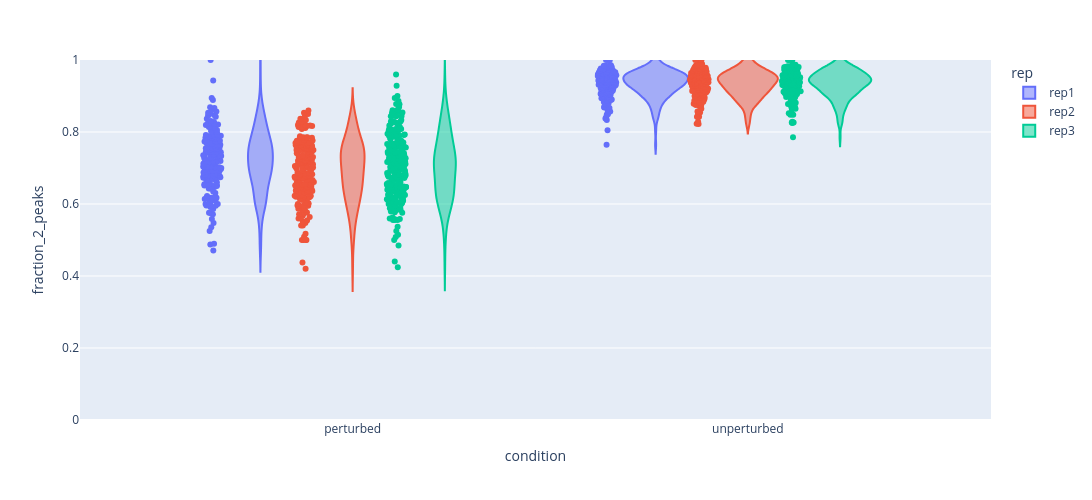

The cell this chart's notebook holds for it:
### Code cell
f = px.violin(filtered_tagged, x='condition', y='fraction_2_peaks', points='all', range_y=[0,1], width=1200, hover_data=['fname', 'z'], height=500, color='rep')
f.write_html('C' + str(channel) + '_Perturbed_vs_Unperturbed.html')
f

### Figure 1 — Plotly figure (JSON) as saved in the notebook; plotly's stock layout.template omitted (floating-point values rounded to 4 significant figures; data arrays with more than 128 entries replaced by an {"elided": "..."} marker saying what was removed)
{"data": [{"alignmentgroup": "True", "box": {"visible": false}, "customdata": {"elided": "364x2 mixed values"}, "hovertemplate": "rep=rep1<br>condition=%{x}<br>fraction_2_peaks=%{y}<br>fname=%{customdata[0]}<br>z=%{customdata[1]}<extra></extra>", "legendgroup": "rep1", "marker": {"color": "#636efa"}, "name": "rep1", "offsetgroup": "rep1", "orientation": "v", "points": "all", "scalegroup": "True", "showlegend": true, "type": "violin", "x": {"elided": "364 str values"}, "x0": " ", "xaxis": "x", "y": {"elided": "364 float values"}, "y0": " ", "yaxis": "y"}, {"alignmentgroup": "True", "box": {"visible": false}, "customdata": {"elided": "387x2 mixed values"}, "hovertemplate": "rep=rep2<br>condition=%{x}<br>fraction_2_peaks=%{y}<br>fname=%{customdata[0]}<br>z=%{customdata[1]}<extra></extra>", "legendgroup": "rep2", "marker": {"color": "#EF553B"}, "name": "rep2", "offsetgroup": "rep2", "orientation": "v", "points": "all", "scalegroup": "True", "showlegend": true, "type": "violin", "x": {"elided": "387 str values"}, "x0": " ", "xaxis": "x", "y": {"elided": "387 float values"}, "y0": " ", "yaxis": "y"}, {"alignmentgroup": "True", "box": {"visible": false}, "customdata": {"elided": "431x2 mixed values"}, "hovertemplate": "rep=rep3<br>condition=%{x}<br>fraction_2_peaks=%{y}<br>fname=%{customdata[0]}<br>z=%{customdata[1]}<extra></extra>", "legendgroup": "rep3", "marker": {"color": "#00cc96"}, "name": "rep3", "offsetgroup": "rep3", "orientation": "v", "points": "all", "scalegroup": "True", "showlegend": true, "type": "violin", "x": {"elided": "431 str values"}, "x0": " ", "xaxis": "x", "y": {"elided": "431 float values"}, "y0": " ", "yaxis": "y"}], "layout": {"height": 500, "legend": {"title": {"text": "rep"}, "tracegroupgap": 0}, "margin": {"t": 60}, "violinmode": "group", "width": 1200, "xaxis": {"anchor": "y", "domain": [0, 1], "title": {"text": "condition"}}, "yaxis": {"anchor": "x", "domain": [0, 1], "range": [0, 1], "title": {"text": "fraction_2_peaks"}}}}
